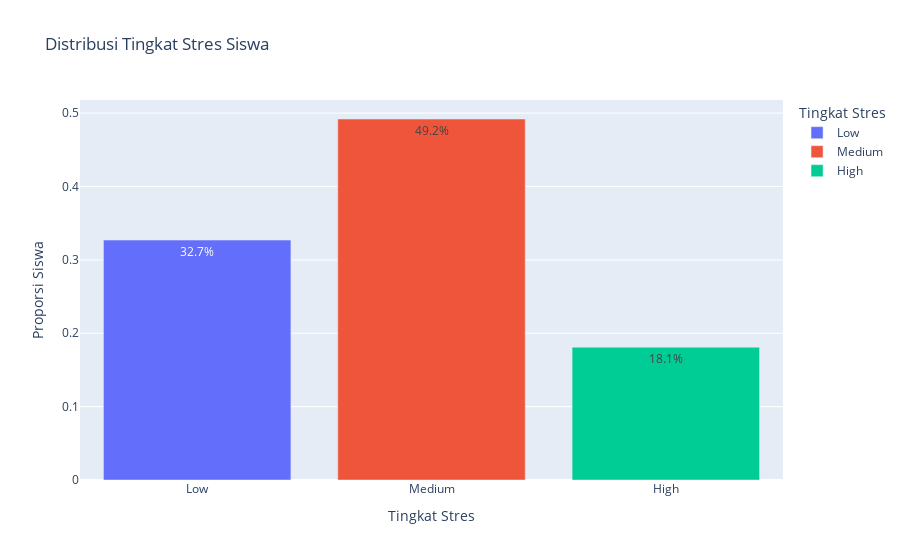

This figure's notebook cell:
### Markdown cell above
#### Distribusi Keseluruhan Tingkat Stres

#### 📊 Histogram Bar

---

##### **Temuan Utama:**

Berdasarkan grafik histogram, dapat disimpulkan bahwa:

- Mayoritas siswa berada pada tingkat **stres sedang**, dengan persentase sekitar **49%**.
- Tingkat **stres rendah** menempati urutan kedua dengan persentase **32,7%**.
- Sementara itu, sekitar **18%** siswa mengalami **stres tinggi**.

---

##### **Implikasi:**

- Data ini menunjukkan bahwa hampir **setengah dari siswa yang terdata mengalami stres sedang**, yang menandakan adanya tekanan psikologis yang cukup signifikan, meskipun belum mencapai kategori berat.
- Sekitar **32,7% siswa berada pada tingkat stres rendah**, yang dapat diinterpretasikan sebagai kelompok dengan **kesehatan mental yang relatif stabil dan dalam kondisi aman**.
- Meskipun jumlahnya lebih kecil, **sekitar 181 siswa atau 18% dari total** mengalami **tingkat stres tinggi**, yang mengindikasikan perlunya **perhatian dan intervensi lebih lanjut** untuk kelompok ini agar tidak berkembang menjadi gangguan mental yang lebih serius.

---

> 📌 **Kesimpulan**: Meskipun sebagian besar siswa berada pada tingkat stres yang moderat hingga rendah, keberadaan siswa dengan stres tinggi tetap menjadi perhatian utama dalam upaya menjaga kesejahteraan mental secara menyeluruh.

### Code cell
# Menggunakan Plotly Express
fig_stress_dist = px.bar(
    df['Stress Level'].value_counts(normalize=True).reset_index(),
    x='Stress Level',
    y='proportion',
    title='Distribusi Tingkat Stres Siswa',
    labels={'proportion': 'Proporsi Siswa', 'Stress Level': 'Tingkat Stres'},
    text_auto='.1%', # Menampilkan persentase pada bar
    color='Stress Level', # Memberi warna berdasarkan tingkat stres
    category_orders={'Stress Level': stress_order} # Memastikan urutan kategori
)
fig_stress_dist.update_layout(xaxis={'categoryorder':'array', 'categoryarray':stress_order})
fig_stress_dist.show()

### Figure 1 — Plotly figure (JSON) as saved in the notebook; plotly's stock layout.template omitted (floating-point values rounded to 4 significant figures)
{"data": [{"hovertemplate": "Tingkat Stres=%{x}<br>Proporsi Siswa=%{y}<extra></extra>", "legendgroup": "Low", "marker": {"color": "#636efa", "pattern": {"shape": ""}}, "name": "Low", "orientation": "v", "showlegend": true, "textposition": "auto", "texttemplate": "%{y:.1%}", "type": "bar", "x": ["Low"], "xaxis": "x", "y": [0.327], "yaxis": "y"}, {"hovertemplate": "Tingkat Stres=%{x}<br>Proporsi Siswa=%{y}<extra></extra>", "legendgroup": "Medium", "marker": {"color": "#EF553B", "pattern": {"shape": ""}}, "name": "Medium", "orientation": "v", "showlegend": true, "textposition": "auto", "texttemplate": "%{y:.1%}", "type": "bar", "x": ["Medium"], "xaxis": "x", "y": [0.492], "yaxis": "y"}, {"hovertemplate": "Tingkat Stres=%{x}<br>Proporsi Siswa=%{y}<extra></extra>", "legendgroup": "High", "marker": {"color": "#00cc96", "pattern": {"shape": ""}}, "name": "High", "orientation": "v", "showlegend": true, "textposition": "auto", "texttemplate": "%{y:.1%}", "type": "bar", "x": ["High"], "xaxis": "x", "y": [0.181], "yaxis": "y"}], "layout": {"barmode": "relative", "legend": {"title": {"text": "Tingkat Stres"}, "tracegroupgap": 0}, "title": {"text": "Distribusi Tingkat Stres Siswa"}, "xaxis": {"anchor": "y", "categoryarray": ["Low", "Medium", "High"], "categoryorder": "array", "domain": [0, 1], "title": {"text": "Tingkat Stres"}}, "yaxis": {"anchor": "x", "domain": [0, 1], "title": {"text": "Proporsi Siswa"}}}}
